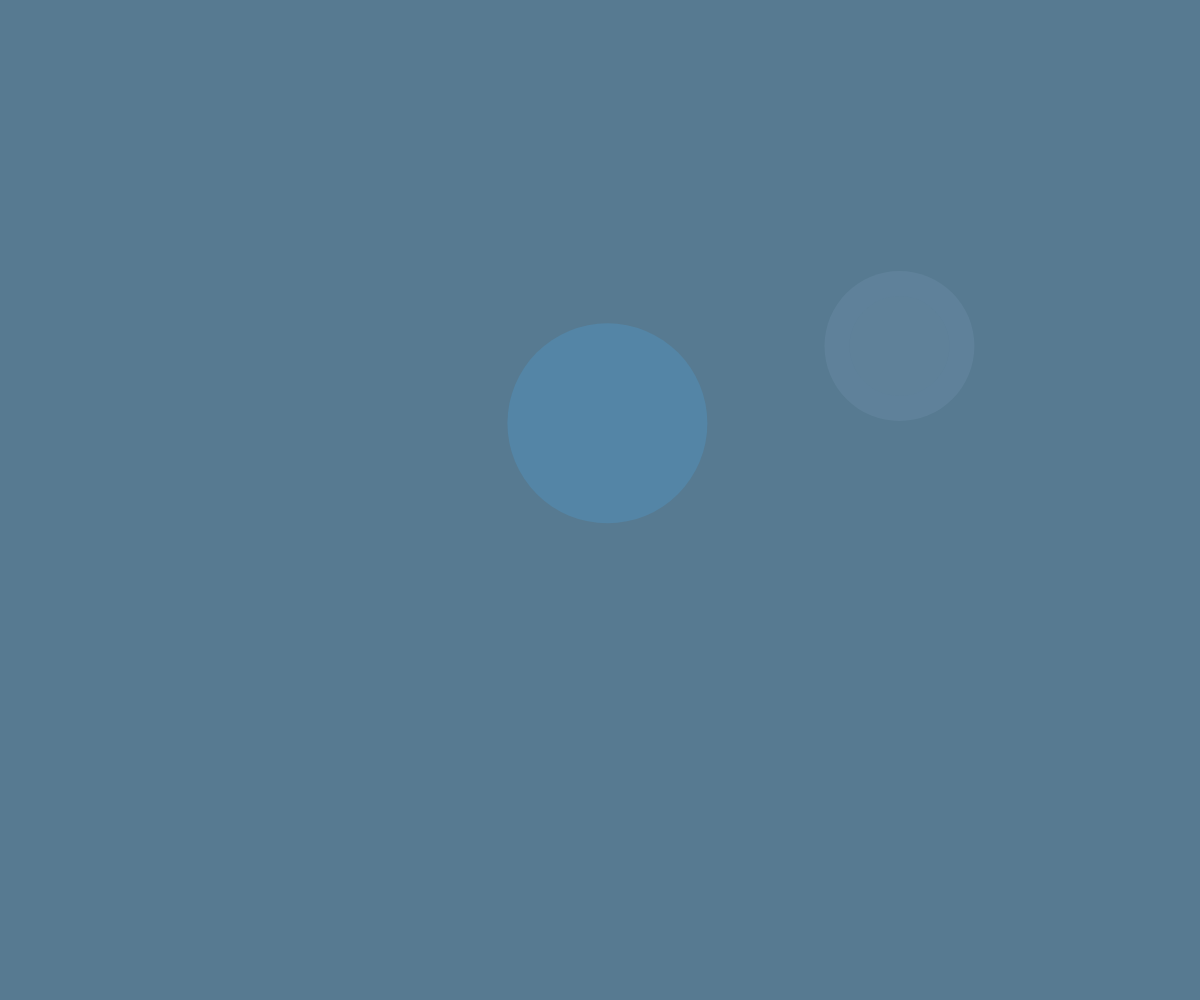
Frame 1 (no input)
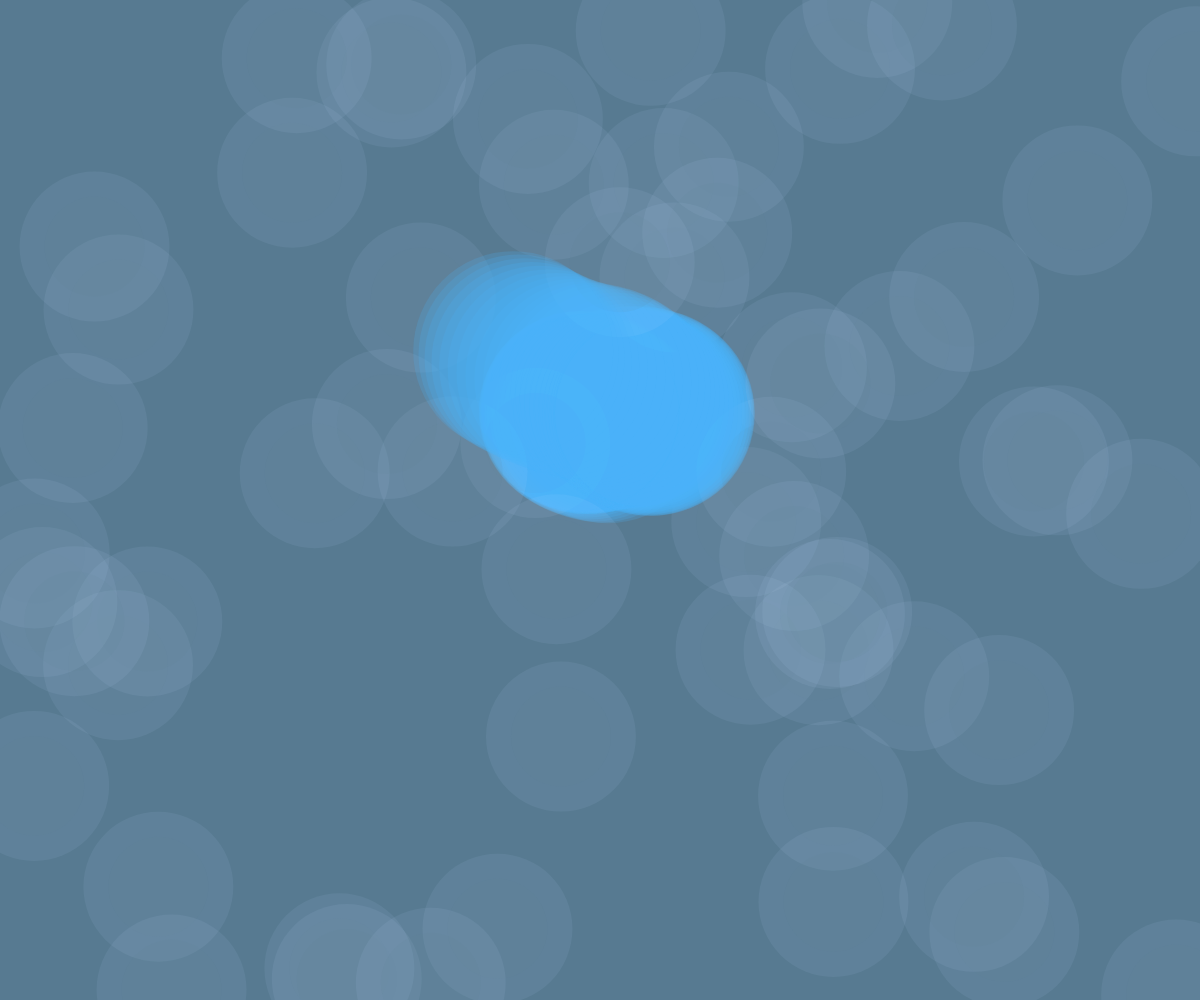
Frame 60 (no input)
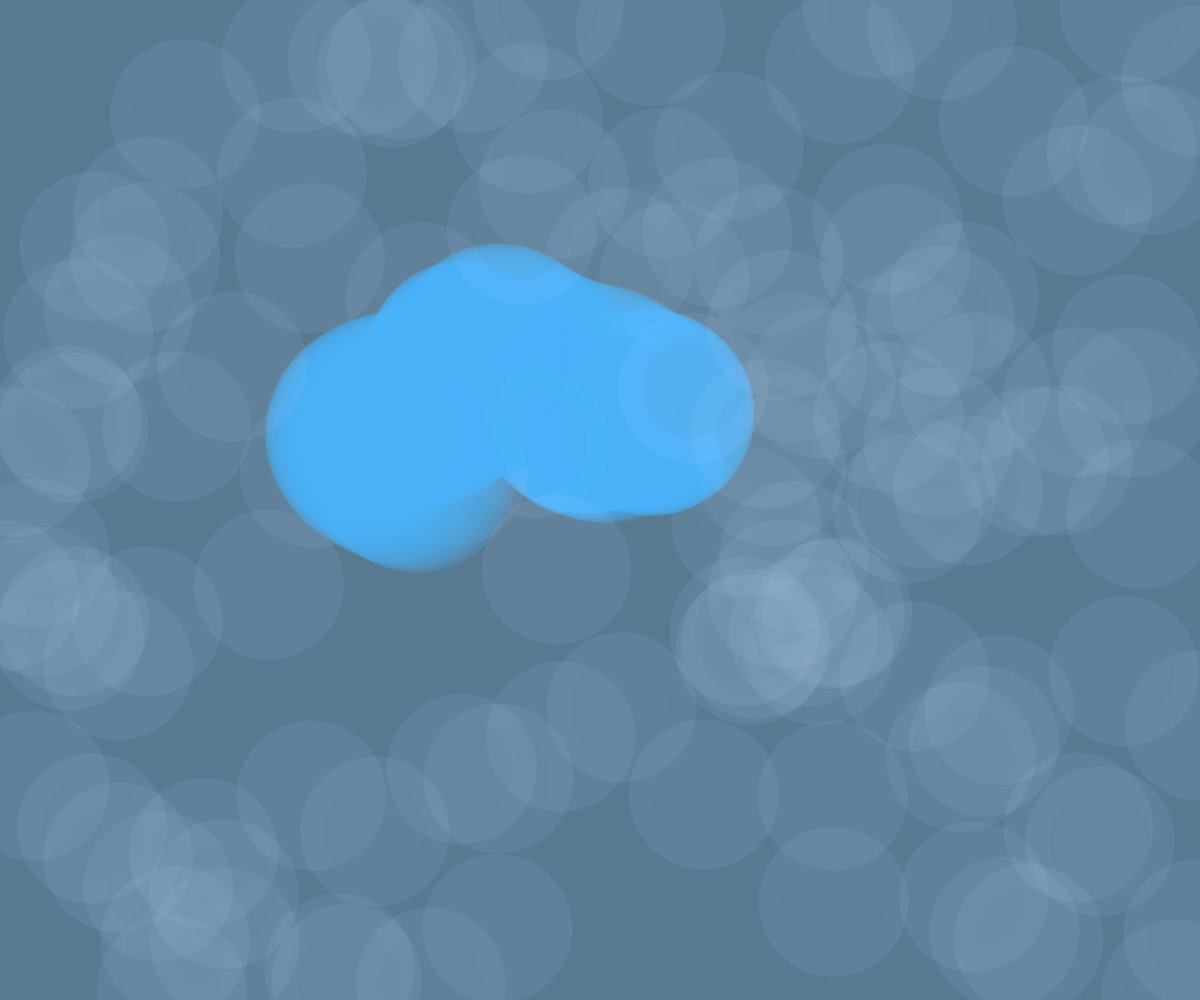
Frame 120 (the mouse pressed at the canvas centre since frame 60)

The p5.js sketch that drew these frames (run headless with seeded random() and noise() and a simulated clock; from frame 60 on, the mouse is pressed at the canvas centre):

// p5.js sketch
// ── sketch.js

//hydrologic cycle, stage 3: infiltration
//pores
let xpos;
let ypos;
//water
let xpos2;
let ypos2;
let xoffset;
let yoffset;

function setup() {
createCanvas(windowWidth,windowHeight);
    background(87,122,145);
    noStroke();

    xoffset = random(0,width);
    yoffset = random(0,height);
}

function draw() {

//water infiltrating the ground
  xpos2 = noise(xoffset)*width;
  ypos2 = noise(yoffset)*height;
//alter transparency to show the water is moving toward the viewer
  fill(72,179,250,50);
  circle(xpos2,ypos2,200);
  xoffset = xoffset + 0.01;
  yoffset = yoffset +0.01;

  //porous texture for water to infiltrate
  //as the pores accumulate the scene becomes foggy (more water)
      xpos = random(0,width);
      ypos = random(0,height);


      fill(194,217,252,20);
      circle(xpos,ypos,150);

    //darker center to make the circle appear as a pore
      fill(87,122,145,20);
      circle(xpos,ypos,100);

}
